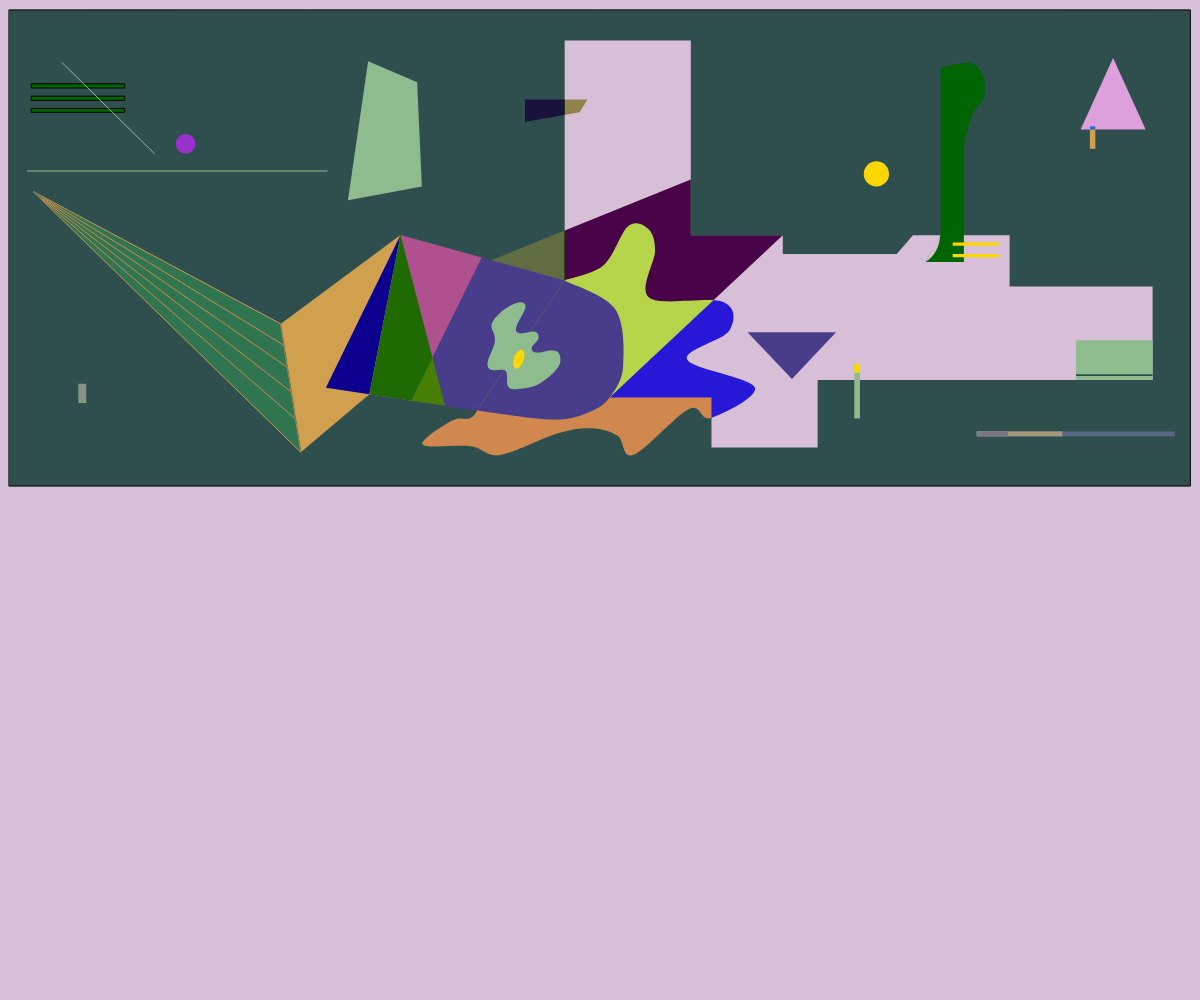
Frame 1 (no input)
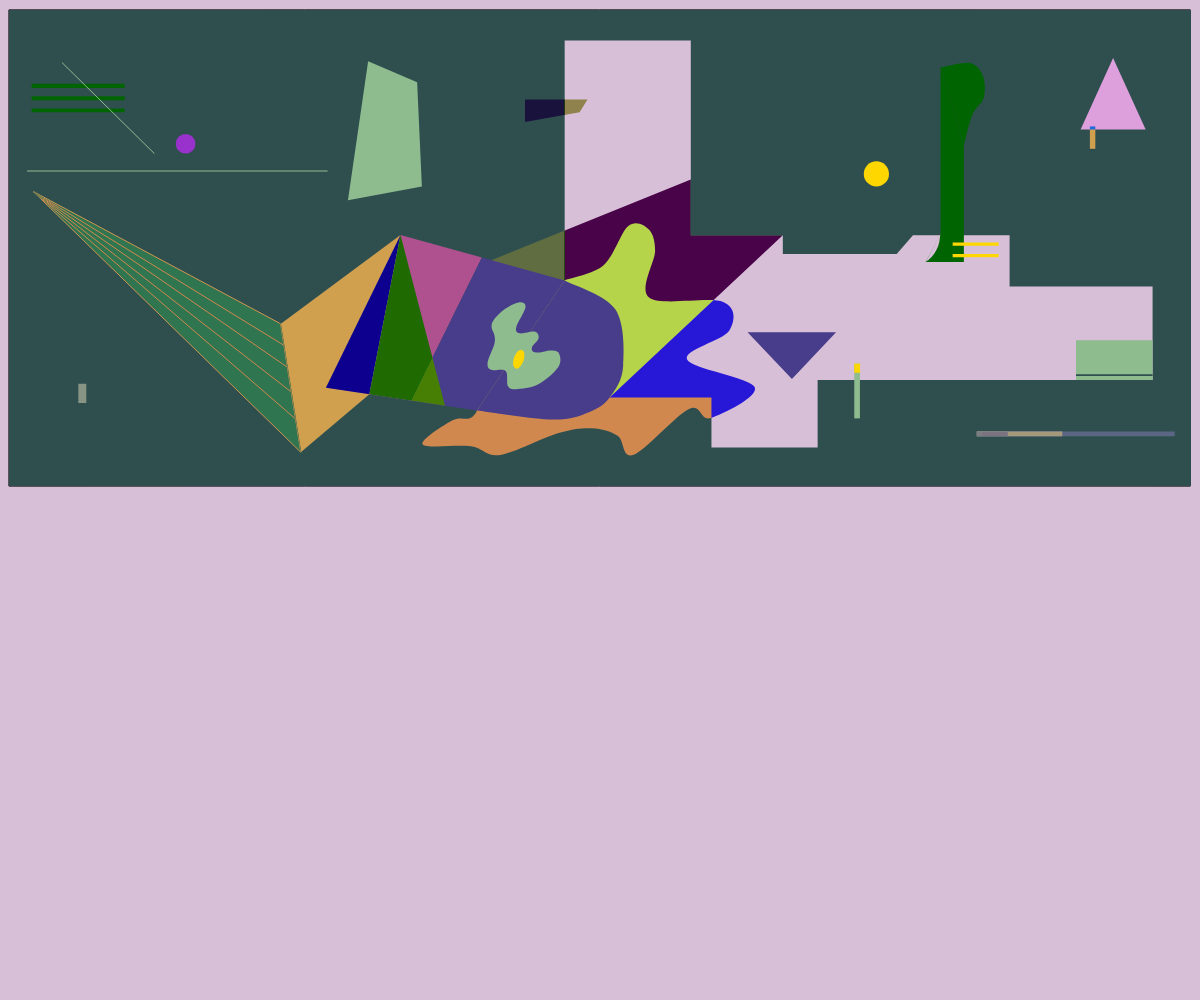
Frame 60 (no input)
Frame 120 (the mouse pressed at the canvas centre since frame 60): identical to frame 60, image omitted

The p5.js sketch that drew these frames (run headless with seeded random() and noise() and a simulated clock; from frame 60 on, the mouse is pressed at the canvas centre):

// p5.js sketch
// ── sketch.js
// Plum	DDA0DD	221, 160, 221
// Thistle	D8BFD8	216, 191, 216
// Gold	FFD700	255, 215, 0
// DarkSlateBlue	483D8B	72, 61, 139
// DarkOrchid	9932CC	153, 50, 204
// DarkSeaGreen	8FBC8F	143, 188, 143
// DarkSlateGray	2F4F4F	47, 79, 79
// DarkGreen	006400	0, 100, 0

// Functional color roles
let backgroundMain = "#D8BFD8"; // soft background
let backgroundDark = "#2F4F4F"; // dark slate gray
let softAccent = "#DDA0DD"; // plum
let primaryAccent = "#9932CC"; // dark orchid
let heavyAccent = "#483D8B"; // dark slate blue
let highlight = "#FFD700"; // gold
let neuturalGreen = "#8FBC8F"; // dark sea green
let greenContrast = "#006400"; // dark gree

let s; // scale factor

function setup() {
  createCanvas(windowWidth, windowHeight);
  s = width / 100;
  // scale(s);

  strokeWeight(1/s); //

  // fill('rgba(0, 0, 0, 0)')

  rectMode(CORNERS); // Change the rect() mode to rect(x1, y1, x2, y2)
  
  background(backgroundMain)

}

function draw() {
  scale(s);

  // Begin drawing

  // Draw the physical canvas/paper of the artwork
  fill(backgroundDark); // Change fill color
  rect(0.7774408693644, 0.8252147001786, 99.1964382770099, 40.5076040662696);


  // Draw the scattered objects

  // Top-left area
  // Draw the three bars
  fill(greenContrast); // Change fill color
  rect(2.6332852934469, 6.9813303752316, 10.3900205648872, 7.3295722412337); // rect(x1, y1, x2, y2)
  rect(2.6332852934469, 8.017000208404, 10.3900205648872, 8.3607141919892); // rect(x1, y1, x2, y2)
  rect(2.6332852934469, 9.0354120116193, 10.3900205648872, 9.3589013113127); // rect(x1, y1, x2, y2)
  // Draw the line across the three bars
  stroke(neuturalGreen); // Change stroke color
  line(5.1961203684895, 5.2418280446425, 12.8469390401439, 12.7780753884353); // line(x1, y1, x2, y2)
  // Draw the horizontal line
  line(2.2832435631058, 14.2507009828738, 27.2643884322168, 14.2507009828738); // line(x1, y1, x2, y2)
  noStroke()
  // Draw the small circle
  fill(primaryAccent); // Change fill color
  circle(15.4672212472178, 11.9798986528623, 2 * 0.8185133961368); // circle(x, y, d)
  // Draw the quadrilateral
  fill(neuturalGreen); // Change fill color
  quad(30.6783278454118, 5.1068356906396, 34.7615827469832, 6.8568020770274, 35.1561830105805, 15.5380078761669, 28.9969875918235, 16.6874956005589); // quad(x1, y1, x2, y2, x3, y3, x4, y4)

  // Top-right area
  // Draw the small circle
  fill(highlight); // Change fill color
  circle(73.0328188186419, 14.4961522652832, 2 * 1.0503401944717); // circle(x, y, d)
  // Draw the triangle
  fill(softAccent); // Change fill color
  triangle(92.7575546901546, 4.8425461432347, 90.0513472751721, 10.8008109966145, 95.4714777639284, 10.8008109966145); // triangle(x1, y1, x2, y2, x3, y3)
  
  blendMode(EXCLUSION);

  // Draw the overlapping bar
  fill(highlight); // Change fill color
  rect(90.8243601354171, 10.53395018755, 91.2766539702648, 12.3996622562968); // rect(x1, y1, x2, y2)

  // Bottom-left area
  // Draw the rectangle
  fill(neuturalGreen); // Change fill color
  rect(6.5290262461013, 31.979717358309, 7.1908373834168, 33.5841079942255); // rect(x1, y1, x2, y2)

  // Bottom-right area
  // Draw the bars
  fill(heavyAccent); // Change fill color
  rect(81.4009548985583, 35.9605290011875, 97.889744415051, 36.3482413636907); // rect(x1, y1, x2, y2)
  fill(255); // Change fill color
  rect(81.4009548985583, 35.9605290011875, 88.5220868101393, 36.3482413636907); // rect(x1, y1, x2, y2)
  fill(neuturalGreen); // Change fill color
  rect(81.4009548985583, 35.9605290011875, 83.9839325698857, 36.3482413636907); // rect(x1, y1, x2, y2)
  fill(greenContrast); // Change fill color
  rect(81.4009548985583, 35.9605290011875, 81.8324436685234, 36.3482413636907); // rect(x1, y1, x2, y2)


  // Draw the middle chaotic area

  // Draw the left triangle with strings
  // Draw the triangle
  stroke(highlight); // Change stroke color
  fill(greenContrast); // Change fill color
  triangle(2.808069989824, 15.9913576531022, 25.0653748933605, 37.6866094025094, 23.3792154309713, 27.0075994740447); // triangle(x1, y1, x2, y2, x3, y3)
  // Draw the strings
  line(2.808069989824, 15.9913576531022, 23.6578115079102, 28.7720412946577); // line(x1, y1, x2, y2)
  line(2.808069989824, 15.9913576531022, 23.9470410229002, 30.6038282229277); // line(x1, y1, x2, y2)
  line(2.808069989824, 15.9913576531022, 24.2727280397797, 32.6665126631645); // line(x1, y1, x2, y2)
  line(2.808069989824, 15.9913576531022, 24.627277245655, 34.9119909670416); // line(x1, y1, x2, y2)
  noStroke(); // Remove stroke for following drawings

  // Center-left area
  // Draw the quadrilateral touching the triagle above
  fill(highlight); // Change fill color
  quad(25.0653748933605, 37.6866094025094, 23.3792154309713, 27.0075994740447, 33.3765862866293, 19.587949941456, 30.7791554524918, 32.8624373544005); // quad(x1, y1, x2, y2, x3, y3, x4, y4)

  blendMode(BLEND);

  // Center-right area
  // Draw the irregular polygon
  fill(backgroundMain); // Change fill color
  beginShape();
  vertex(47.0561628703415, 23.3681519977942);
  vertex(47.0561628703415, 3.3652512513369);
  vertex(57.5661998708155, 3.3652512513369);
  vertex(57.5661998708155, 19.5956243440933);
  vertex(65.2344047254535, 19.5956243440933);
  vertex(65.2344047254535, 21.1727516615055);
  vertex(74.7248493951632, 21.1727516615055);
  vertex(76.0813787988629, 19.5956243440933); // C2
  vertex(84.1329732482536, 19.5956243440933);
  vertex(84.1329732482536, 23.873190918575);
  vertex(96.0487152175628, 23.873190918575);
  vertex(96.0487152175628, 31.6647848168072); // I2
  vertex(68.1351091929873, 31.6647848168072);
  vertex(68.1351091929873, 37.2941456008137);
  vertex(59.2882513687224, 37.2941456008137);
  vertex(59.2882513687224, 33.1319305903947);
  vertex(50.7995421781137, 33.1319305903947);
  endShape();

  blendMode(DIFFERENCE);

  // Draw the next overlapping quadrilateral
  fill(softAccent); // Change fill color
  quad(27.1553120971662, 32.3219150575738, 33.3765862866293, 19.587949941456, 40.1580190266932, 21.4619250482171, 34.2753087182003, 33.3839137560947); // quad(x1, y1, x2, y2, x3, y3, x4, y4)
  // Draw the irregular pentagon
  fill(neuturalGreen); // Change fill color
  beginShape();
  vertex(50.7995421781137, 33.1319305903947);
  vertex(65.2344047254535, 19.5956243440933);
  vertex(57.5661998708155, 19.5956243440933);
  vertex(57.5661998708155, 14.9657133853773);
  vertex(40.9405069904394, 21.6781570778791);
  endShape();
  
  blendMode(BLEND);

  // Draw the next overlapping quadrilateral
  fill(heavyAccent); // Change fill color
  quad(40.1580190266932, 21.4619250482171, 34.2753087182003, 33.3839137560947, 39.7446129201635, 34.1996998095796, 47.0561628703415, 23.3681519977942); // quad(x1, y1, x2, y2, x3, y3, x4, y4)


  // Draw the triangle inside
  fill(heavyAccent); // Change fill color
  triangle(62.2970263241626, 27.6948802128289, 69.6739609854552, 27.6948802128289, 65.9946549165989, 31.5839051930448); // triangle(x1, y1, x2, y2, x3, y3)
  // Draw the overlapping bars
  fill(neuturalGreen); // Change fill color
  rect(71.1898523110427, 30.3005258291071, 71.6607914353417, 34.8664444263117); // rect(x1, y1, x2, y2)
  fill(highlight); // Change fill color
  rect(71.1898523110427, 30.3005258291071, 71.675980403495, 31.0616079038992); // rect(x1, y1, x2, y2)
  // Draw the far right overlapping rectangle and bar
  fill(neuturalGreen); // Change fill color
  rect(89.6668981330765, 28.360416249761, 96.0487152175628, 31.6647848168072); // rect(x1, y1, x2, y2)
  fill(backgroundDark); // Change fill color
  rect(89.6668981330765, 31.187417664552, 96.0487152175628, 31.3410590457906); // rect(x1, y1, x2, y2)

  // Draw the "P" shape
  // Draw the irregular pentagon
  fill(greenContrast); // Change fill color
  beginShape();
  vertex(77.1287778264008, 21.8371479199032); // W3
  vertex(80.3223976899208, 21.8371479199032);
  vertex(80.3223976899208, 12.1397165362797);
  vertex(78.3768042764028, 5.6182210171484);
  vertex(78.3768042764028, 19.5956243440933);
  endShape();
  // Subtract arc fan
  fill(backgroundMain); // Change fill color
  arc(75.6450222168773, 19.5956243440933, 2 * 2.6881143297308, 2 * 2.6881143297308, radians(0), radians(56.5665885097687), OPEN); // arc(x, y, w, h, start, stop, [mode], [detail])
  // Overlapping bars
  fill(highlight); // Change fill color
  rect(79.3887476957364, 20.2036711572398, 83.2218874937364, 20.4804624336818); // rect(x1, y1, x2, y2)
  rect(79.3887476957364, 21.1727516615055, 83.2218874937364, 21.4366504795725); // rect(x1, y1, x2, y2)

  // Draw the ear shape
  fill(greenContrast); // Change fill color
  beginShape();
  curveVertex(78.3768042764028, 5.6182210171484); // Point C //control point (not rendered)
  curveVertex(78.3768042764028, 5.6182210171484); // Point C
  curveVertex(80.8234088693675, 5.2424626325634); // Point D
  curveVertex(81.908933091502, 6.3279868546979);  // Point E
  curveVertex(81.984084768419, 8.131627100706);   // Point F
  curveVertex(81.0154631548221, 9.6012598937497); // Point G
  curveVertex(80.3223976899208, 12.1397165362797);// Point H
  curveVertex(80.3223976899208, 12.1397165362797);// Point H //control point (not rendered)
  endShape();

  blendMode(DIFFERENCE);

  // Draw the big splash shape
  fill(highlight); // Change fill color
  beginShape();
  curveVertex(39.7446129201635, 34.1996998095796); // Point C //control point (not rendered)
  curveVertex(39.7446129201635, 34.1996998095796); // Point C
  curveVertex(39.5667697490487, 34.5244569046587); // Point D
  curveVertex(39.0873664182177, 34.8801432468882); // Point E
  curveVertex(37.6336918021493, 35.0657187297906); // Point F
  curveVertex(35.2289428362063, 37.0374582356281); // Point G
  curveVertex(39.234280342182, 37.19210447138);   // Point H
  curveVertex(41.6699585552753, 37.9189417794142); // Point I
  curveVertex(46.4783141161765, 36.1061297947313); // Point J
  curveVertex(49.3217778389759, 35.6852223357643); // Point K
  curveVertex(51.4730826292518, 36.3119067746707); // Point L
  // curveVertex(52.3336045453621, 37.7897596305994); // Point M, skipped for shape continuity
  curveVertex(52.8012794997699, 37.9020016196573); // Point N
  curveVertex(57.4166530009803, 34.083480870528);  // Point O
  curveVertex(59.2369500772288, 34.8437225906082); // Point P
  curveVertex(62.8989594894464, 32.2738914241397); // Point Q
  curveVertex(57.256038553076, 29.9503357444576);  // Point R
  // curveVertex(57.5023140398625, 28.9224032778702); // Point S, skipped for shape continuity
  curveVertex(60.7681411472496, 27.5625342856139); // Point T
  // curveVertex(61.1000776729185, 26.5774323384676); // Point U, skipped for shape continuity
  // curveVertex(60.7619631765054, 25.3484109891817); // Point V, skipped for shape continuity
  curveVertex(60.272661941668, 25.1565281519906);  // Point W
  curveVertex(54.113222867832, 24.8111390450465);  // Point Z
  curveVertex(54.5929299608099, 20.8775408826278); // Point A1
  curveVertex(54.0038405620717, 19.0627529727516); // Point B1
  // curveVertex(52.8831965476204, 18.7486330596099); // Point C1, skipped for shape continuity
  curveVertex(52.3398539951591, 18.8589995155786); // Point D1
  curveVertex(50.2938296960473, 22.1105651029639); // Point E1
  curveVertex(47.0561628703415, 23.3681519977942); // Point F1
  curveVertex(47.0561628703415, 23.3681519977942); // Point F1 //control point (not rendered)
  endShape();

  blendMode(BLEND);

  // Draw the flipped "C" shaped
  fill(heavyAccent); // Change fill color
  beginShape();
  curveVertex(47.0561628703415, 23.3681519977942); // Point C //control point (not rendered)
  curveVertex(47.0561628703415, 23.3681519977942); // Point C
  curveVertex(51.2594990773357, 25.746708556953);  // Point D
  curveVertex(51.9300568948539, 30.5157742625954); // Point E
  curveVertex(50.7995421781137, 33.1319305903947); // Point F
  curveVertex(49.0859596027321, 34.3442647009409); // Point G
  curveVertex(46.0354588155297, 34.9653006691499); // Point H
  curveVertex(39.7446129201635, 34.1996998095796); // Point I
  curveVertex(39.7446129201635, 34.1996998095796); // Point I //control point (not rendered)
  endShape();
  
  // Draw the "E" shape
  fill(neuturalGreen); // Change fill color
  beginShape();
  curveVertex(43.2369309021009, 25.199257203689); // A1 // prepend last point for smooth closure
  curveVertex(42.0768498100259, 25.754078595551); // C
  curveVertex(41.1353347208057, 26.6787809153209); // D
  curveVertex(40.967207026302, 27.2840406155339); // E
  curveVertex(41.1857730291567, 27.8808939310217); // F
  curveVertex(41.2025857986071, 28.637468556288); // G
  curveVertex(40.63935802202, 30.1842433457213); // H
  curveVertex(40.916768717951, 30.8147222001098); // I
  curveVertex(42.1356945031022, 30.9071924320868); // J
  curveVertex(42.3206349670561, 32.168150140864); // K
  curveVertex(42.9931457450706, 32.4287480673446); // L
  curveVertex(44.8173312304348, 32.0504607547114); // M
  // curveVertex(46.826457179753, 30.0749603442939); // N
  curveVertex(46.526457179753, 30.5749603442939); // N is altered for smoothness
  curveVertex(46.5742656379976, 29.427668720455); // O
  curveVertex(45.8513165516321, 29.200963328751); // P
  curveVertex(44.9938653096636, 29.3688240273787); // Q
  curveVertex(44.4390439178017, 29.3183857190276); // R
  curveVertex(44.3381673010995, 28.9232856369441); // S
  curveVertex(44.8761759235111, 28.217149320029); // T
  curveVertex(44.5987652275801, 27.645151587167); // U
  curveVertex(43.3209947493527, 27.7716109295944); // V
  curveVertex(43.0183648992462, 27.2672278460835); // W
  curveVertex(43.7917522939628, 25.6027636704977); // Z
  curveVertex(43.2369309021009, 25.199257203689); // A1
  curveVertex(42.0768498100259, 25.754078595551); // C // append first two points again for smooth closure
  curveVertex(41.1353347208057, 26.6787809153209); // D // append first two points again for smooth closure
  endShape();
  
  blendMode(DIFFERENCE);

  // Draw the next overlapping triangle
  fill(neuturalGreen); // Change fill color
  triangle(30.7791554524918, 32.8624373544005, 33.3765862866293, 19.587949941456, 37.0798899637893, 33.8022372176413); // triangle(x1, y1, x2, y2, x3, y3)

  // Top-middle area
  // Draw the laying down quadrilateral
  fill(heavyAccent); // Change fill color
  quad(43.7458766902461, 8.2814538671733, 48.9578900616597, 8.2814538671733, 48.3024871826197, 9.3589013113127, 43.7458766902461, 10.1748399621779); // quad(x1, y1, x2, y2, x3, y3, x4, y4)


  blendMode(BLEND);

  // Draw last ellipse
  fill(highlight); // Change fill color
  translate(43.2312951617475, 29.9346105564975); // move origin to ellipse center
  rotate(radians(19.1678963520082)); // rotate by 45 degrees
  ellipse(0, 0, 0.8343119335113, 1.6373877536782); // ellipse(x, y, w, [h])

}
